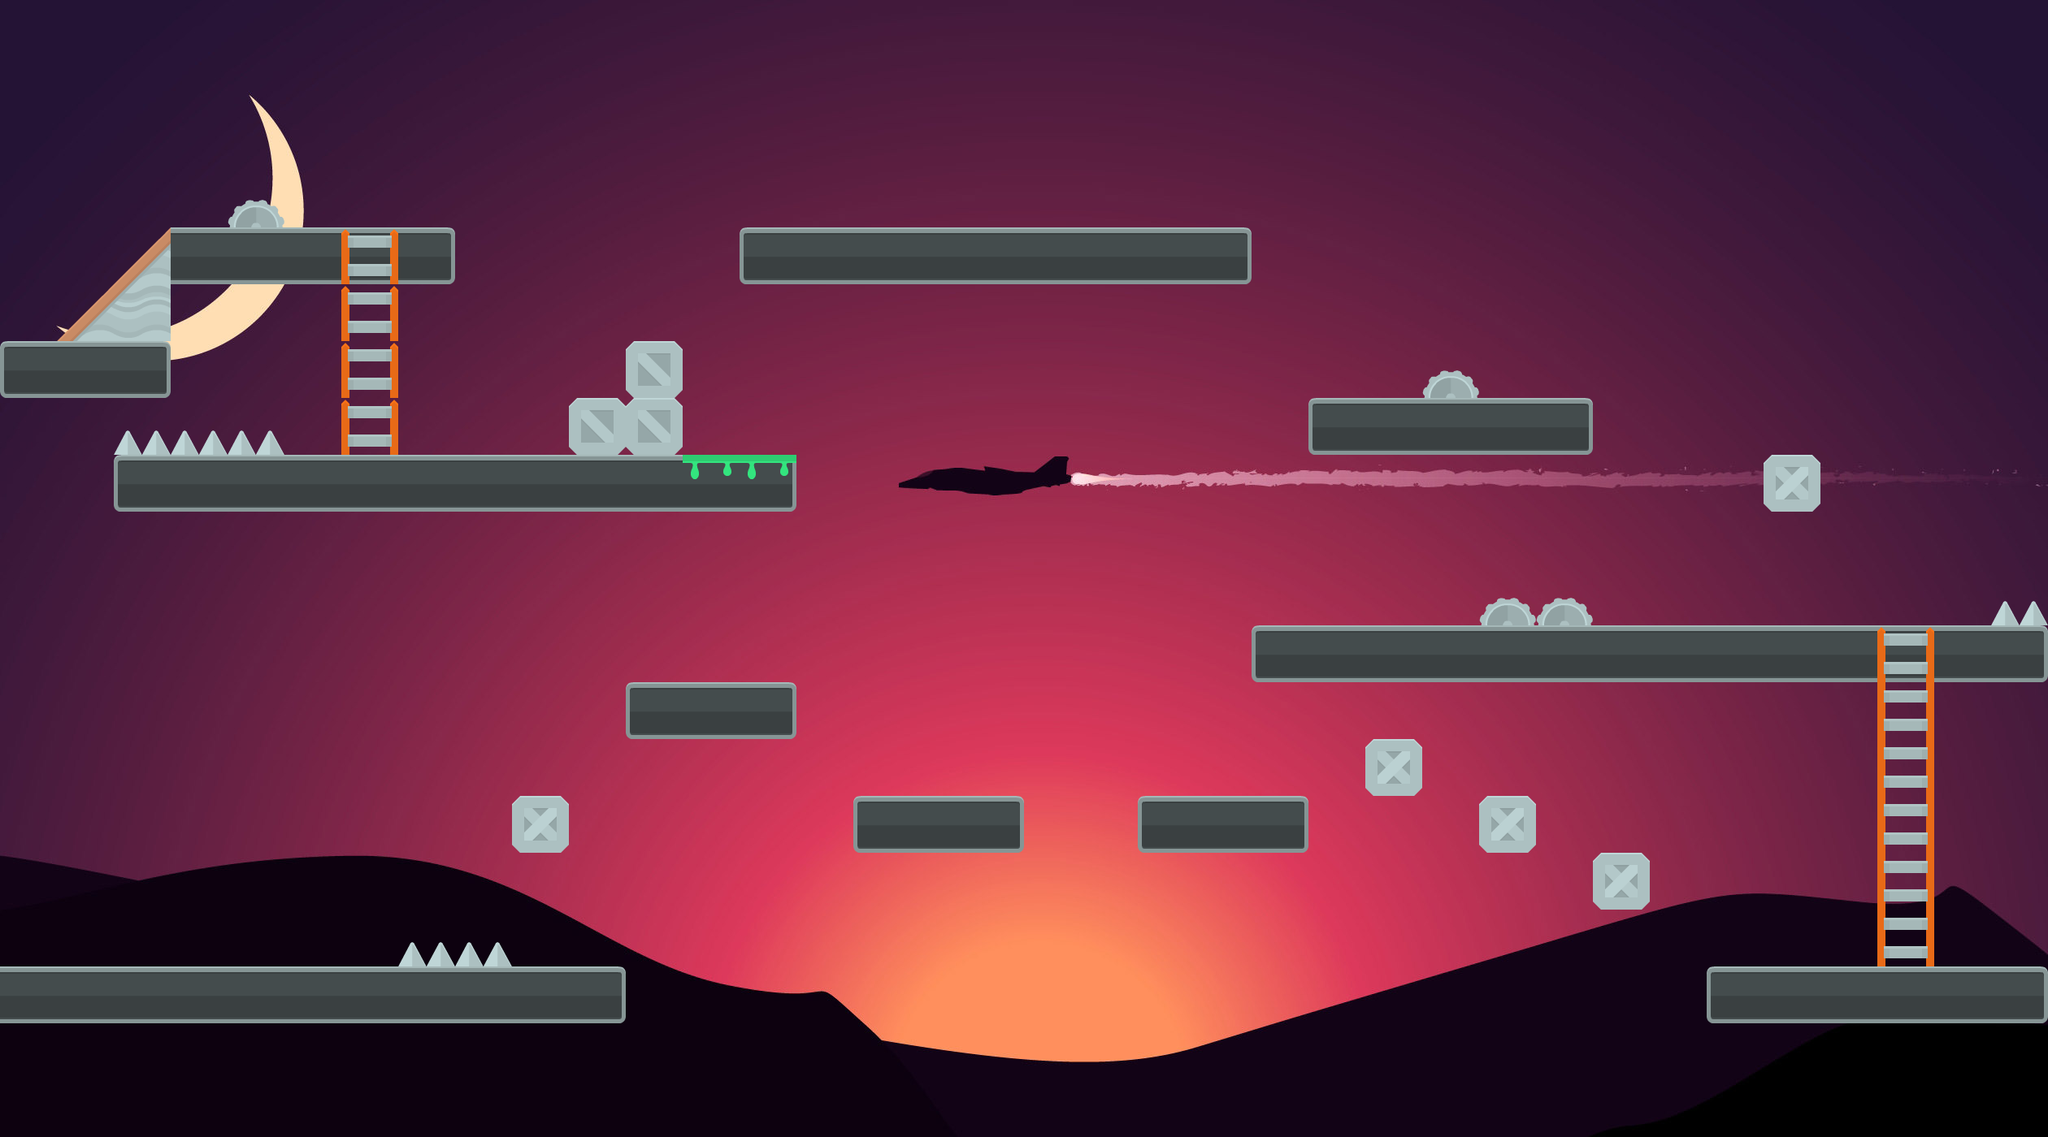

A 2D game scene composited from a Tiled map and its tileset images. What follows is a short description and the map's XML, with each tile layer's data collapsed to a summary:
An orthogonal 36x20 tile map with 70x70 px tiles, 3 tile layers (Desen Katmanı 1, Platform, Desen Katmanı 3), 2 tilesets and 1 object.

<map version="1.8" tiledversion="1.8.4" orientation="orthogonal" renderorder="right-down" width="36" height="20" tilewidth="70" tileheight="70" infinite="0" nextlayerid="5" nextobjectid="4">
 <tileset firstgid="1" source="Background.tsx" />
 <tileset firstgid="793" source="PlatformTiles.tsx" />
 <layer id="1" name="Desen Katmanı 1" width="36" height="20">
  <data>[720 cells, 720 non-empty, 720 distinct tile ids]</data>
 </layer>
 <objectgroup id="4" name="Enemy">
  <object id="3" x="1400" y="210" />
 </objectgroup>
 <layer id="2" name="Platform" width="36" height="20">
  <data>[720 cells, 85 non-empty, 7 distinct tile ids]</data>
 </layer>
 <layer id="3" name="Desen Katmanı 3" width="36" height="20">
  <data>[720 cells, 22 non-empty, 5 distinct tile ids]</data>
 </layer>
</map>
